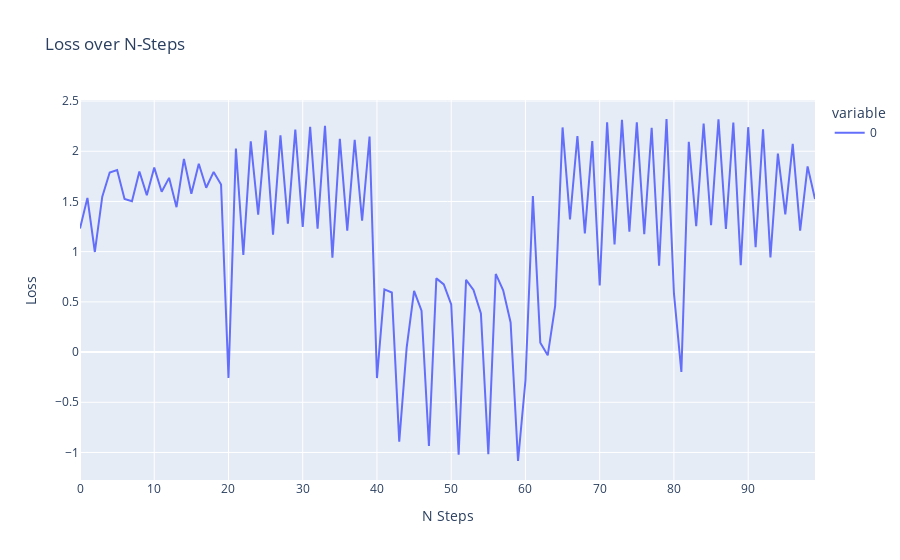

Write notebook code for a chart like this one.
### Code cell
actor = Actor(3,1)
critic = Critic(3,1)

agent = DDPGAgent(actor,max_steps=10000)

pipe = GymTransformBlock(agent=agent,n=1000,bs=10)(['Pendulum-v1'])
pipe = StepBatcher(pipe)

pipe = ActorLossProcessor(pipe,critic,actor)

pipe_loss = LossCollector(pipe,main_buffers=[[]])
pipe = BasicOptStepper(pipe_loss,actor,1e-3)
list(pipe)
pipe_loss.show()

### Figure 1 — Plotly figure (JSON) as saved in the notebook; plotly's stock layout.template omitted (floating-point values rounded to 4 significant figures)
{"data": [{"hovertemplate": "variable=0<br>N Steps=%{x}<br>Loss=%{y}<extra></extra>", "legendgroup": "0", "line": {"color": "#636efa", "dash": "solid"}, "marker": {"symbol": "circle"}, "mode": "lines", "name": "0", "orientation": "v", "showlegend": true, "type": "scatter", "x": [0, 1, 2, 3, 4, 5, 6, 7, 8, 9, 10, 11, 12, 13, 14, 15, 16, 17, 18, 19, 20, 21, 22, 23, 24, 25, 26, 27, 28, 29, 30, 31, 32, 33, 34, 35, 36, 37, 38, 39, 40, 41, 42, 43, 44, 45, 46, 47, 48, 49, 50, 51, 52, 53, 54, 55, 56, 57, 58, 59, 60, 61, 62, 63, 64, 65, 66, 67, 68, 69, 70, 71, 72, 73, 74, 75, 76, 77, 78, 79, 80, 81, 82, 83, 84, 85, 86, 87, 88, 89, 90, 91, 92, 93, 94, 95, 96, 97, 98, 99], "xaxis": "x", "y": [1.23, 1.536, 0.9966, 1.547, 1.789, 1.813, 1.524, 1.502, 1.799, 1.563, 1.837, 1.596, 1.735, 1.443, 1.923, 1.577, 1.875, 1.636, 1.794, 1.668, -0.2571, 2.026, 0.9668, 2.099, 1.368, 2.207, 1.168, 2.158, 1.279, 2.215, 1.246, 2.244, 1.229, 2.254, 0.9395, 2.125, 1.209, 2.112, 1.308, 2.146, -0.2589, 0.6239, 0.5927, -0.8922, 0.04465, 0.6104, 0.4128, -0.935, 0.7341, 0.6741, 0.4748, -1.023, 0.7189, 0.6181, 0.384, -1.017, 0.778, 0.6144, 0.2948, -1.085, -0.2832, 1.553, 0.09336, -0.03233, 0.4602, 2.237, 1.321, 2.152, 1.181, 2.101, 0.6623, 2.288, 1.071, 2.312, 1.198, 2.288, 1.175, 2.234, 0.8597, 2.321, 0.5839, -0.1989, 2.093, 1.253, 2.276, 1.264, 2.318, 1.227, 2.286, 0.8639, 2.24, 1.044, 2.218, 0.9429, 1.977, 1.371, 2.073, 1.209, 1.849, 1.525], "yaxis": "y"}], "layout": {"legend": {"title": {"text": "variable"}, "tracegroupgap": 0}, "title": {"text": "Loss over N-Steps"}, "xaxis": {"anchor": "y", "domain": [0, 1], "title": {"text": "N Steps"}}, "yaxis": {"anchor": "x", "domain": [0, 1], "title": {"text": "Loss"}}}}
